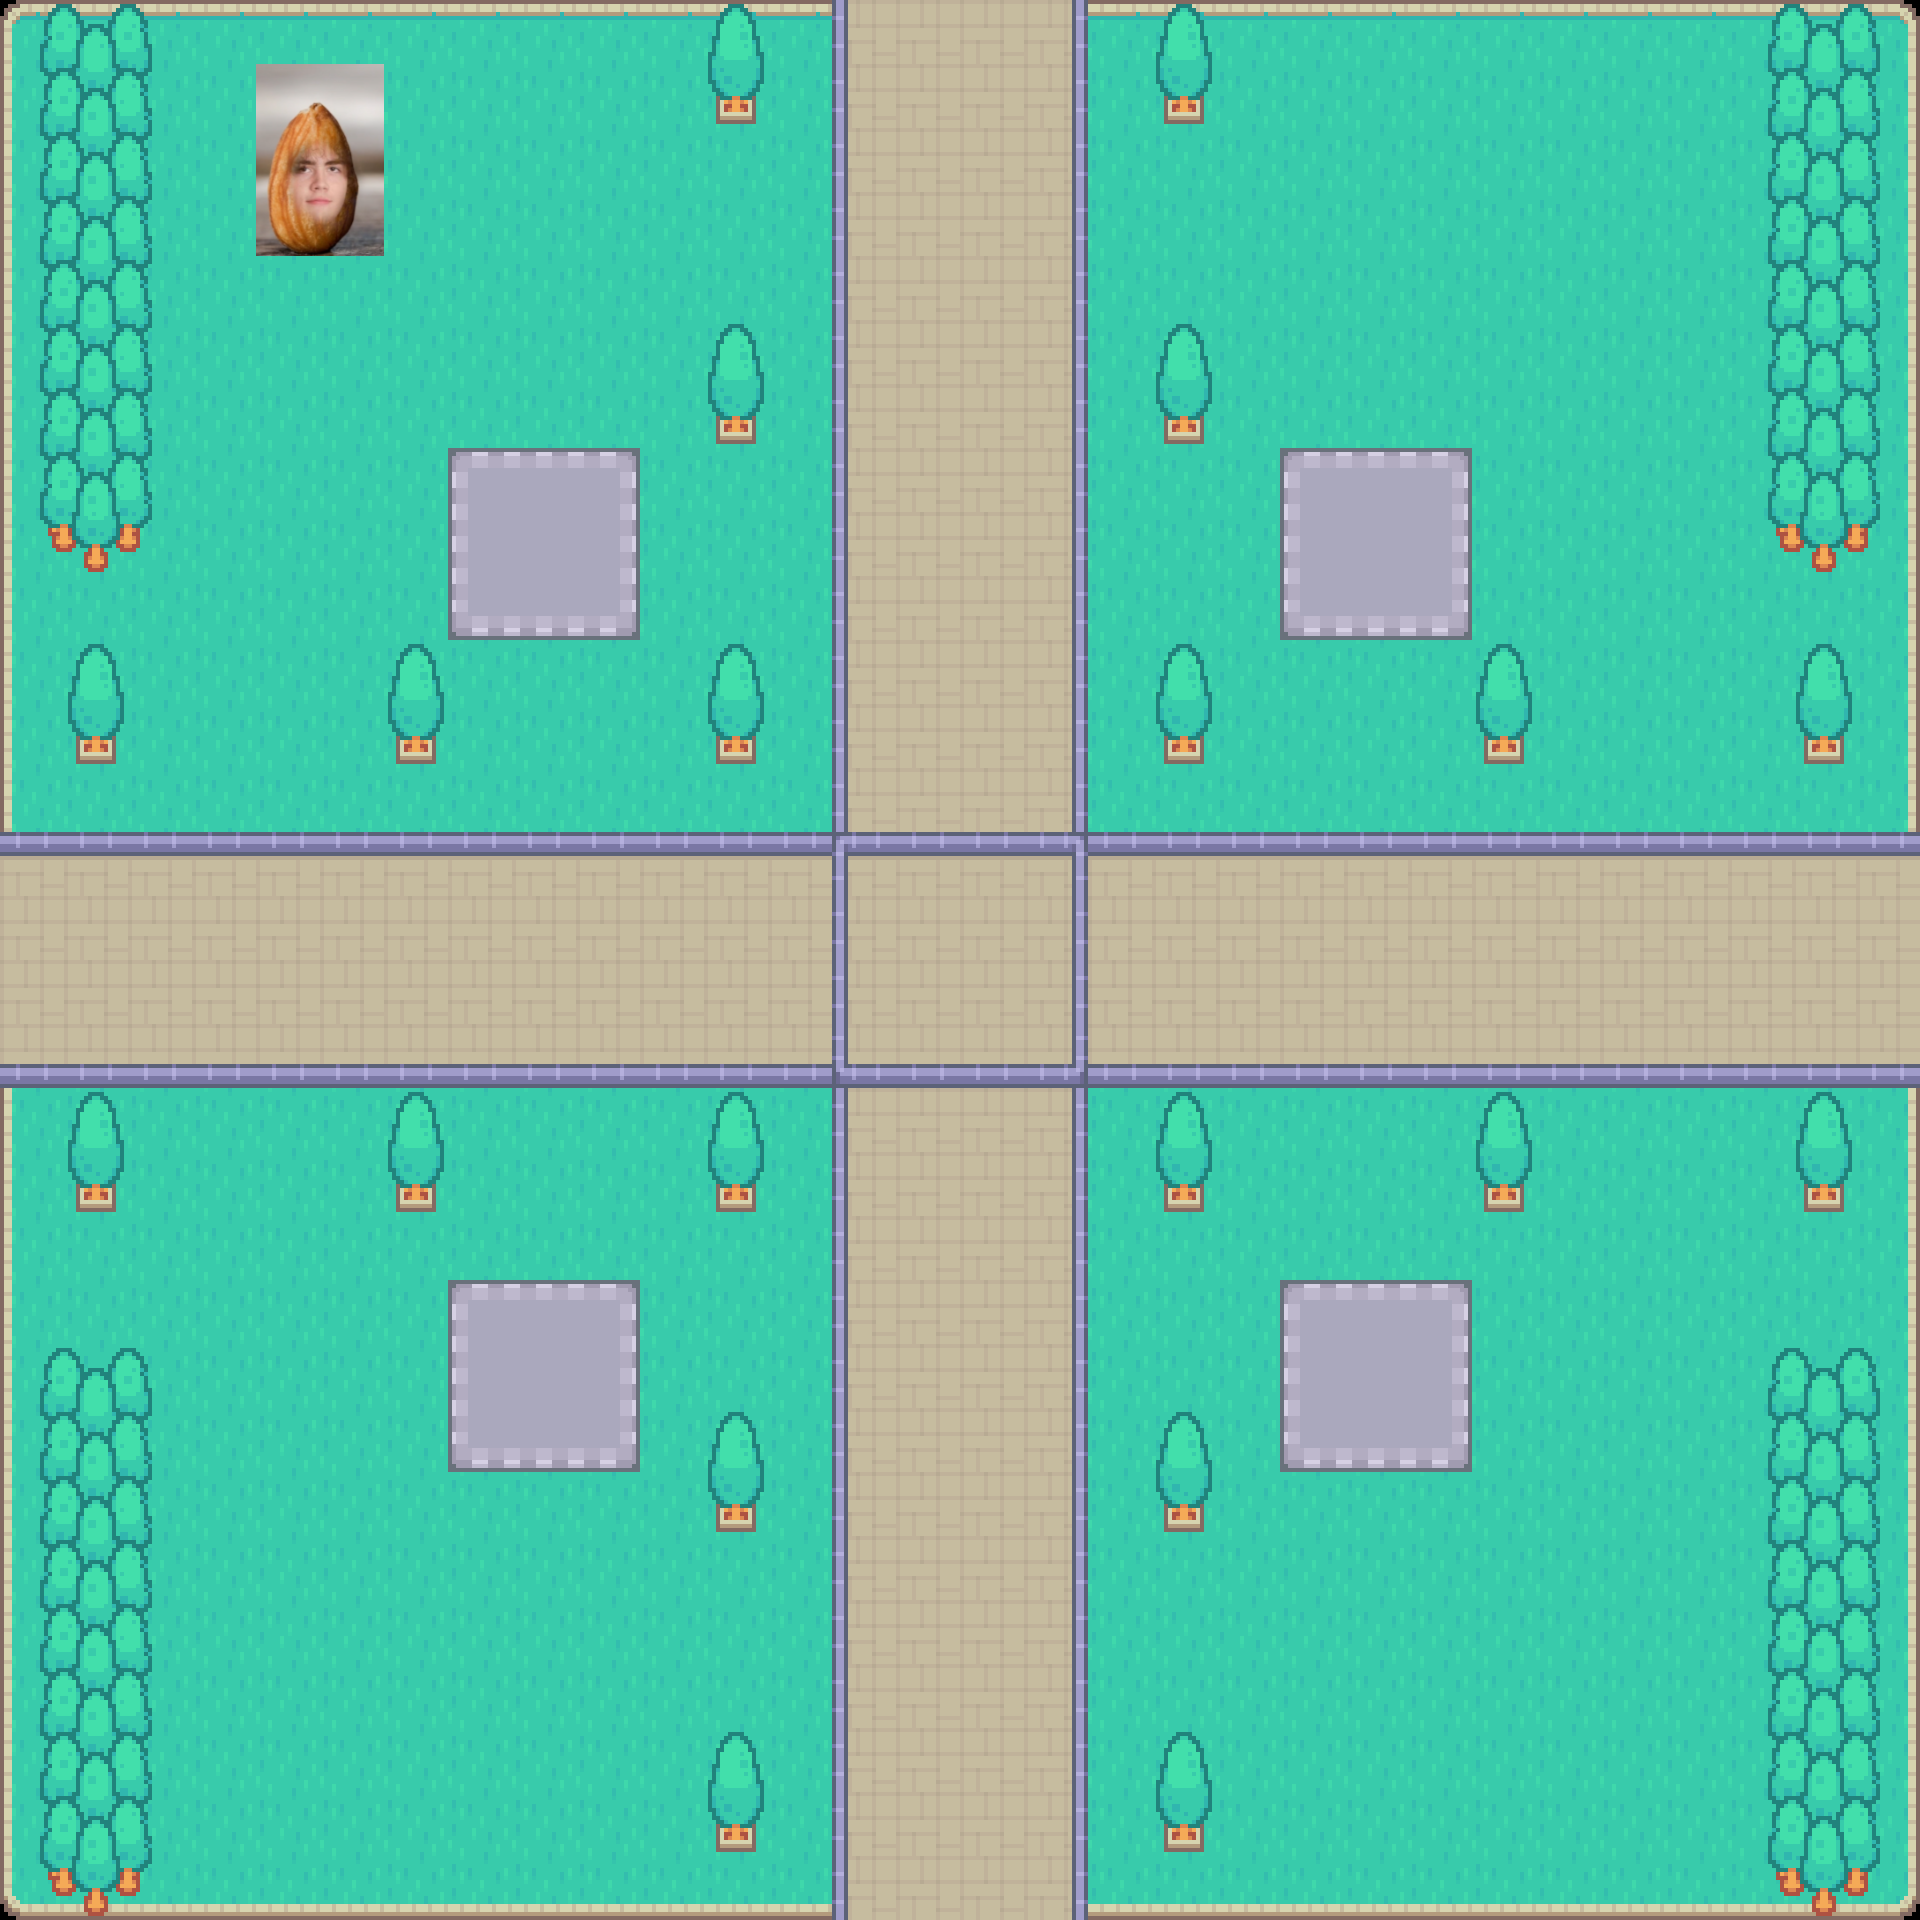

A level layout from a 2D game, rendered from its tile map. Below: a short description, then the map file with its tile-grid data intact:
An orthogonal 30x30 tile map with 64x64 px tiles, 2 tile layers (Ground, Trees), 2 tilesets and 24 objects.

<map version="1.10" tiledversion="1.11.2" orientation="orthogonal" renderorder="right-down" width="30" height="30" tilewidth="64" tileheight="64" infinite="0" nextlayerid="7" nextobjectid="86">
 <tileset firstgid="1" name="Tile" tilewidth="64" tileheight="64" tilecount="54" columns="9">
  <image source="Tile.png" width="576" height="384" />
 </tileset>
 <tileset firstgid="55" name="MUG" tilewidth="64" tileheight="64" tilecount="9" columns="3">
  <image source="Soupnut.png" width="239" height="239" />
 </tileset>
 <layer id="1" name="Ground" width="30" height="30">
  <data encoding="csv">
1,2,2,2,2,2,2,2,2,2,2,2,2,13,14,14,15,2,2,2,2,2,2,2,2,2,2,2,2,3,
10,11,11,11,56,57,11,11,11,11,11,11,11,13,14,14,15,11,11,11,11,11,11,11,11,11,11,11,11,12,
10,11,11,11,59,60,11,11,11,11,11,11,11,13,14,14,15,11,11,11,11,11,11,11,11,11,11,11,11,12,
10,11,11,11,62,63,11,11,11,11,11,11,11,13,14,14,15,11,11,11,11,11,11,11,11,11,11,11,11,12,
10,11,11,11,11,11,11,11,11,11,11,11,11,13,14,14,15,11,11,11,11,11,11,11,11,11,11,11,11,12,
10,11,11,11,11,11,11,11,11,11,11,11,11,13,14,14,15,11,11,11,11,11,11,11,11,11,11,11,11,12,
10,11,11,11,11,11,11,11,11,11,11,11,11,13,14,14,15,11,11,11,11,11,11,11,11,11,11,11,11,12,
10,11,11,11,11,11,11,7,8,9,11,11,11,13,14,14,15,11,11,11,7,8,9,11,11,11,11,11,11,12,
10,11,11,11,11,11,11,16,17,18,11,11,11,13,14,14,15,11,11,11,16,17,18,11,11,11,11,11,11,12,
10,11,11,11,11,11,11,25,26,27,11,11,11,13,14,14,15,11,11,11,25,26,27,11,11,11,11,11,11,12,
10,11,11,11,11,11,11,11,11,11,11,11,11,13,14,14,15,11,11,11,11,11,11,11,11,11,11,11,11,12,
10,11,11,11,11,11,11,11,11,11,11,11,11,13,14,14,15,11,11,11,11,11,11,11,11,11,11,11,11,12,
10,11,11,11,11,11,11,11,11,11,11,11,11,13,14,14,15,11,11,11,11,11,11,11,11,11,11,11,11,12,
5,5,5,5,5,5,5,5,5,5,5,5,5,4,5,5,6,5,5,5,5,5,5,5,5,5,5,5,5,5,
14,14,14,14,14,14,14,14,14,14,14,14,14,13,14,14,15,14,14,14,14,14,14,14,14,14,14,14,14,14,
14,14,14,14,14,14,14,14,14,14,14,14,14,13,14,14,15,14,14,14,14,14,14,14,14,14,14,14,14,14,
23,23,23,23,23,23,23,23,23,23,23,23,23,22,23,23,24,23,23,23,23,23,23,23,23,23,23,23,23,23,
10,11,11,11,11,11,11,11,11,11,11,11,11,13,14,14,15,11,11,11,11,11,11,11,11,11,11,11,11,12,
10,11,11,11,11,11,11,11,11,11,11,11,11,13,14,14,15,11,11,11,11,11,11,11,11,11,11,11,11,12,
10,11,11,11,11,11,11,11,11,11,11,11,11,13,14,14,15,11,11,11,11,11,11,11,11,11,11,11,11,12,
10,11,11,11,11,11,11,7,8,9,11,11,11,13,14,14,15,11,11,11,7,8,9,11,11,11,11,11,11,12,
10,11,11,11,11,11,11,16,17,18,11,11,11,13,14,14,15,11,11,11,16,17,18,11,11,11,11,11,11,12,
10,11,11,11,11,11,11,25,26,27,11,11,11,13,14,14,15,11,11,11,25,26,27,11,11,11,11,11,11,12,
10,11,11,11,11,11,11,11,11,11,11,11,11,13,14,14,15,11,11,11,11,11,11,11,11,11,11,11,11,12,
10,11,11,11,11,11,11,11,11,11,11,11,11,13,14,14,15,11,11,11,11,11,11,11,11,11,11,11,11,12,
10,11,11,11,11,11,11,11,11,11,11,11,11,13,14,14,15,11,11,11,11,11,11,11,11,11,11,11,11,12,
10,11,11,11,11,11,11,11,11,11,11,11,11,13,14,14,15,11,11,11,11,11,11,11,11,11,11,11,11,12,
10,11,11,11,11,11,11,11,11,11,11,11,11,13,14,14,15,11,11,11,11,11,11,11,11,11,11,11,11,12,
10,11,11,11,11,11,11,11,11,11,11,11,11,13,14,14,15,11,11,11,11,11,11,11,11,11,11,11,11,12,
19,20,20,20,20,20,20,20,20,20,20,20,20,13,14,14,15,20,20,20,20,20,20,20,20,20,20,20,20,21
</data>
 </layer>
 <layer id="4" name="Trees" width="30" height="30">
  <data encoding="csv">
33,34,35,0,0,0,0,0,0,0,0,31,0,0,0,0,0,0,31,0,0,0,0,0,0,0,0,33,34,35,
42,43,44,0,0,0,0,0,0,0,0,49,0,0,0,0,0,0,49,0,0,0,0,0,0,0,0,42,43,44,
42,43,44,0,0,0,0,0,0,0,0,0,0,0,0,0,0,0,0,0,0,0,0,0,0,0,0,42,43,44,
42,43,44,0,0,0,0,0,0,0,0,0,0,0,0,0,0,0,0,0,0,0,0,0,0,0,0,42,43,44,
42,43,44,0,0,0,0,0,0,0,0,0,0,0,0,0,0,0,0,0,0,0,0,0,0,0,0,42,43,44,
42,43,44,0,0,0,0,0,0,0,0,31,0,0,0,0,0,0,31,0,0,0,0,0,0,0,0,42,43,44,
42,43,44,0,0,0,0,0,0,0,0,49,0,0,0,0,0,0,49,0,0,0,0,0,0,0,0,42,43,44,
42,43,44,0,0,0,0,0,0,0,0,0,0,0,0,0,0,0,0,0,0,0,0,0,0,0,0,42,43,44,
51,52,53,0,0,0,0,0,0,0,0,0,0,0,0,0,0,0,0,0,0,0,0,0,0,0,0,51,52,53,
0,0,0,0,0,0,0,0,0,0,0,0,0,0,0,0,0,0,0,0,0,0,0,0,0,0,0,0,0,0,
0,31,0,0,0,0,31,0,0,0,0,31,0,0,0,0,0,0,31,0,0,0,0,31,0,0,0,0,31,0,
0,49,0,0,0,0,49,0,0,0,0,49,0,0,0,0,0,0,49,0,0,0,0,49,0,0,0,0,49,0,
0,0,0,0,0,0,0,0,0,0,0,0,0,0,0,0,0,0,0,0,0,0,0,0,0,0,0,0,0,0,
0,0,0,0,0,0,0,0,0,0,0,0,0,0,0,0,0,0,0,0,0,0,0,0,0,0,0,0,0,0,
0,0,0,0,0,0,0,0,0,0,0,0,0,0,0,0,0,0,0,0,0,0,0,0,0,0,0,0,0,0,
0,0,0,0,0,0,0,0,0,0,0,0,0,0,0,0,0,0,0,0,0,0,0,0,0,0,0,0,0,0,
0,0,0,0,0,0,0,0,0,0,0,0,0,0,0,0,0,0,0,0,0,0,0,0,0,0,0,0,0,0,
0,31,0,0,0,0,31,0,0,0,0,31,0,0,0,0,0,0,31,0,0,0,0,31,0,0,0,0,31,0,
0,49,0,0,0,0,49,0,0,0,0,49,0,0,0,0,0,0,49,0,0,0,0,49,0,0,0,0,49,0,
0,0,0,0,0,0,0,0,0,0,0,0,0,0,0,0,0,0,0,0,0,0,0,0,0,0,0,0,0,0,
0,0,0,0,0,0,0,0,0,0,0,0,0,0,0,0,0,0,0,0,0,0,0,0,0,0,0,0,0,0,
33,34,35,0,0,0,0,0,0,0,0,0,0,0,0,0,0,0,0,0,0,0,0,0,0,0,0,33,34,35,
42,43,44,0,0,0,0,0,0,0,0,31,0,0,0,0,0,0,31,0,0,0,0,0,0,0,0,42,43,44,
42,43,44,0,0,0,0,0,0,0,0,49,0,0,0,0,0,0,49,0,0,0,0,0,0,0,0,42,43,44,
42,43,44,0,0,0,0,0,0,0,0,0,0,0,0,0,0,0,0,0,0,0,0,0,0,0,0,42,43,44,
42,43,44,0,0,0,0,0,0,0,0,0,0,0,0,0,0,0,0,0,0,0,0,0,0,0,0,42,43,44,
42,43,44,0,0,0,0,0,0,0,0,0,0,0,0,0,0,0,0,0,0,0,0,0,0,0,0,42,43,44,
42,43,44,0,0,0,0,0,0,0,0,31,0,0,0,0,0,0,31,0,0,0,0,0,0,0,0,42,43,44,
42,43,44,0,0,0,0,0,0,0,0,49,0,0,0,0,0,0,49,0,0,0,0,0,0,0,0,42,43,44,
51,52,53,0,0,0,0,0,0,0,0,0,0,0,0,0,0,0,0,0,0,0,0,0,0,0,0,51,52,53
</data>
 </layer>
 <objectgroup id="5" name="Tree collision">
  <object id="62" x="1152" y="704" width="64" height="64" />
  <object id="63" x="1472" y="704" width="64" height="64" />
  <object id="64" x="1792" y="704" width="64" height="64" />
  <object id="65" x="1792" y="1152" width="64" height="64" />
  <object id="66" x="1472" y="1152" width="64" height="64" />
  <object id="67" x="1152" y="1152" width="64" height="64" />
  <object id="68" x="1152" y="1472" width="64" height="64" />
  <object id="69" x="1152" y="1792" width="64" height="64" />
  <object id="70" x="704" y="1152" width="64" height="64" />
  <object id="71" x="704" y="1472" width="64" height="64" />
  <object id="72" x="704" y="1792" width="64" height="64" />
  <object id="73" x="384" y="1152" width="64" height="64" />
  <object id="74" x="64" y="1152" width="64" height="64" />
  <object id="75" x="64" y="704" width="64" height="64" />
  <object id="76" x="384" y="704" width="64" height="64" />
  <object id="77" x="704" y="704" width="64" height="64" />
  <object id="78" x="1152" y="384" width="64" height="64" />
  <object id="79" x="704" y="384" width="64" height="64" />
  <object id="80" x="704" y="64" width="64" height="64" />
  <object id="81" x="1152" y="64" width="64" height="64" />
  <object id="82" x="1792" y="1408" width="64" height="512" />
  <object id="83" x="1792" y="64" width="64" height="512" />
  <object id="84" x="64" y="64" width="64" height="512" />
  <object id="85" x="64" y="1408" width="64" height="512" />
 </objectgroup>
</map>
